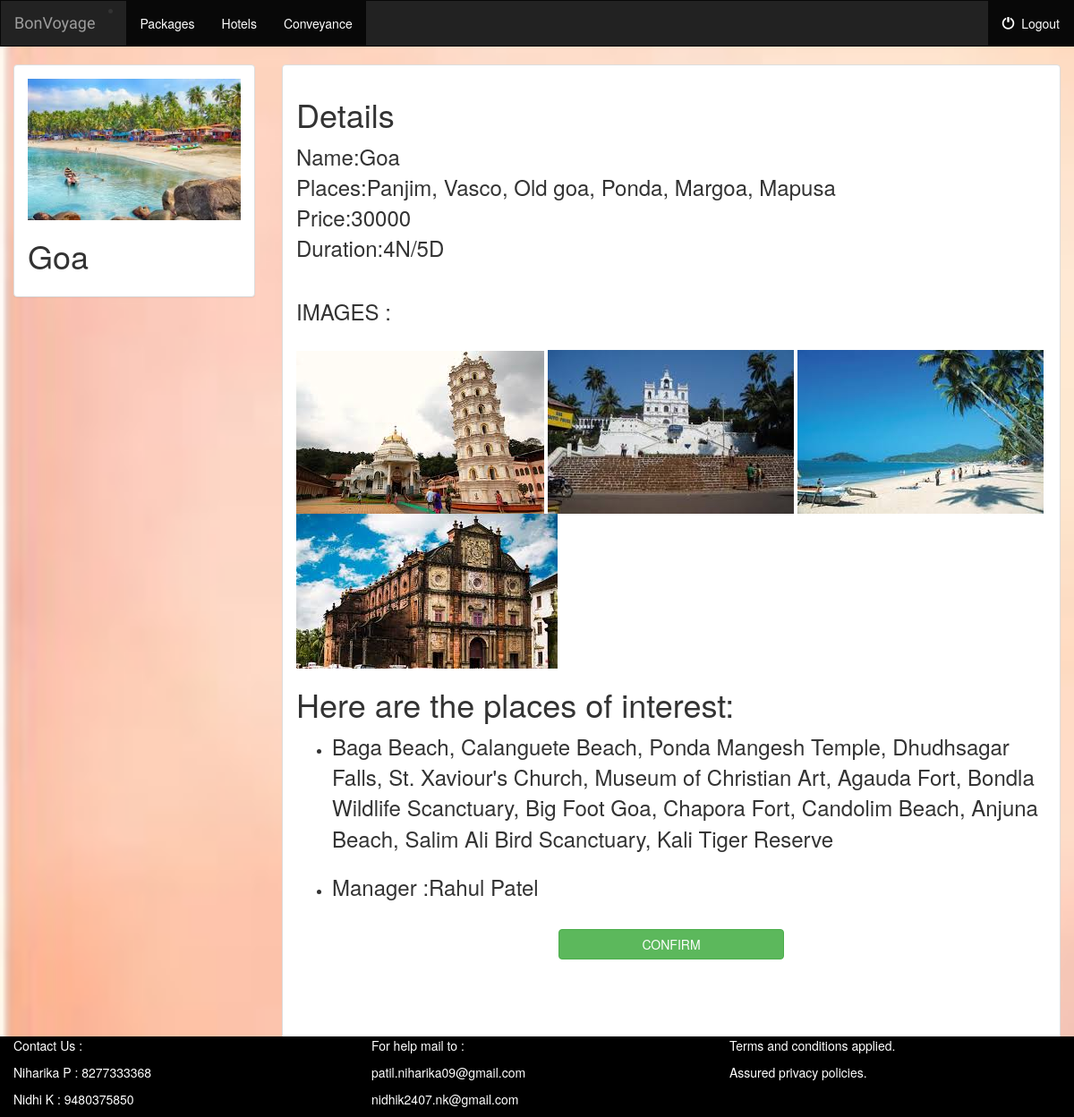
Page /packages/4/ on the committed database.
### packages/models.py (models this page shows, shortened)
class pcks(models.Model):
    pname=models.CharField(max_length=200)
    places=models.CharField(max_length=250)
    price=models.CharField(max_length=10)
    duration=models.CharField(max_length=10)
    img=models.CharField(max_length=3000)
    i1= models.CharField(max_length=2000,default="/static/packages/images/a1.jpg")
    i2= models.CharField(max_length=2000,default="/static/packages/images/a1.jpg")
    i3= models.CharField(max_length=2000,default="/static/packages/images/a1.jpg")
    i4= models.CharField(max_length=2000,default="/static/packages/images/a1.jpg")

class cityinfo(models.Model):
    pid=models.ForeignKey(pcks,on_delete=models.CASCADE)
    attractions=models.CharField(max_length=500)
    guide=models.CharField(max_length=50)

### packages/views.py (the view)
# urls.py: url(r'^(?P<pcks_id>[0-9]+)/$',views.details,name='details'),
def details(request, pcks_id):
     p = get_object_or_404(pcks, pk=pcks_id)
     return render(request, 'packages/details.html', {'p': p})

### packages/templates/packages/details.html (shortened to what this page needs)
{% extends 'packages/base.html' %}
{% block body %}
<div class="container-fluid cityinfo-container">
    <div class="row">
        <div class="col-sm-4 col-md-3">
            <div class="panel panel-default">
                <div class="panel-body">
                    <a href="{% url 'packages:details' p.id %}">
                        {% if p.img %}
                            <img src="{{ p.img }}" class="img-responsive">
                        {% else %}
                            <h3>No image to display</h3>
                        {% endif %}
                    </a>
                    <h1>{{ p.pname }} </h1>
                </div>
            </div>
        </div>
        <div class="col-sm-8 col-md-9">
            <div class="panel panel-default">
                <div class="panel-body">
                    <h1>Details</h1>
                    <font size="5">Name:{{ p.pname }}</font><br>
                    <font size="5">Places:{{ p.places }}</font><br>
                    <font size="5">Price:{{ p.price }}</font><br>
                    <font size="5">Duration:{{ p.duration }}</font><br>
                    <br>
                    <h3>IMAGES : </h3><br>
                    <img src ="{{ p.i1 }}"> <img src ="{{ p.i2 }}"> <img src ="{{ p.i3 }}"> <img src ="{{ p.i4 }}">
                    <br>
                    <h1>Here are the places of interest:</h1>
                    <ul>
                    {%  for q in p.cityinfo_set.all %}
                        <li><font size="5">{{ q.attractions }}</font></li><br>
                        <li><font size="5">Manager :{{ q.guide }}</font></li><br>
                    {% endfor %}
                    </ul>
                    <form action = "/packages/{{ p.id }}/bookings/" method="post">
                     <center>
                    <input class="btn btn-success" style="width:30%;" type="submit" value="CONFIRM">
                       </center>
                    </form>
                    <br>
                    <br>
                    <br>
                    <br>
                    <br>
                    <br>
                    <br>
                </div>
            </div>
        </div>
    </div>
</div>
{% endblock %}

### packages/static/packages/style.css (style rules this page uses)
body { background: white; }

### packages/templates/packages/base.html (style rules this page uses)
body { background-image: url('/static/packages/images/bbb.jpg'); background-size: 100% 100%; background-repeat: no-repeat; }

### rows in the picture
pcks: img (picture), pname "Goa", places "Panjim, Vasco, Old goa, Ponda, Margoa, Mapusa", price "30000", duration "4N/5D", i1 (picture), i2 (picture), i3 (picture), i4 (picture)
cityinfo: attractions "Baga Beach, Calanguete Beach, Ponda Mangesh Temple, Dhudhsagar Falls, St. Xaviour's Church, Museum of Christian Art, Agauda Fort, Bondla Wildlife Scanctuary, Big Foot Goa, Chapora Fort, Candolim Beach, Anjuna Beach, Salim Ali Bird Scanctuary, Kali Tiger Reserve", guide "Rahul Patel"
